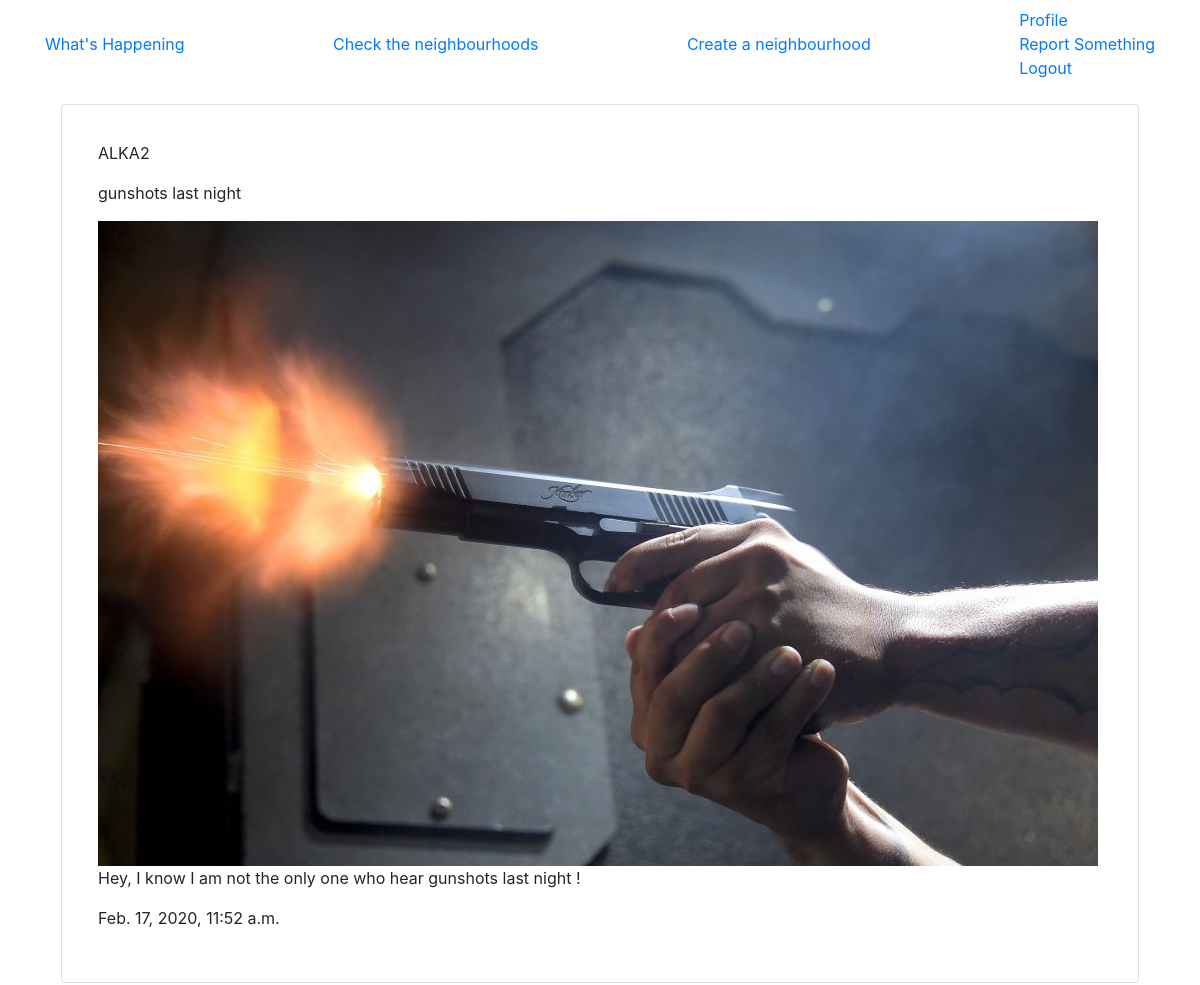
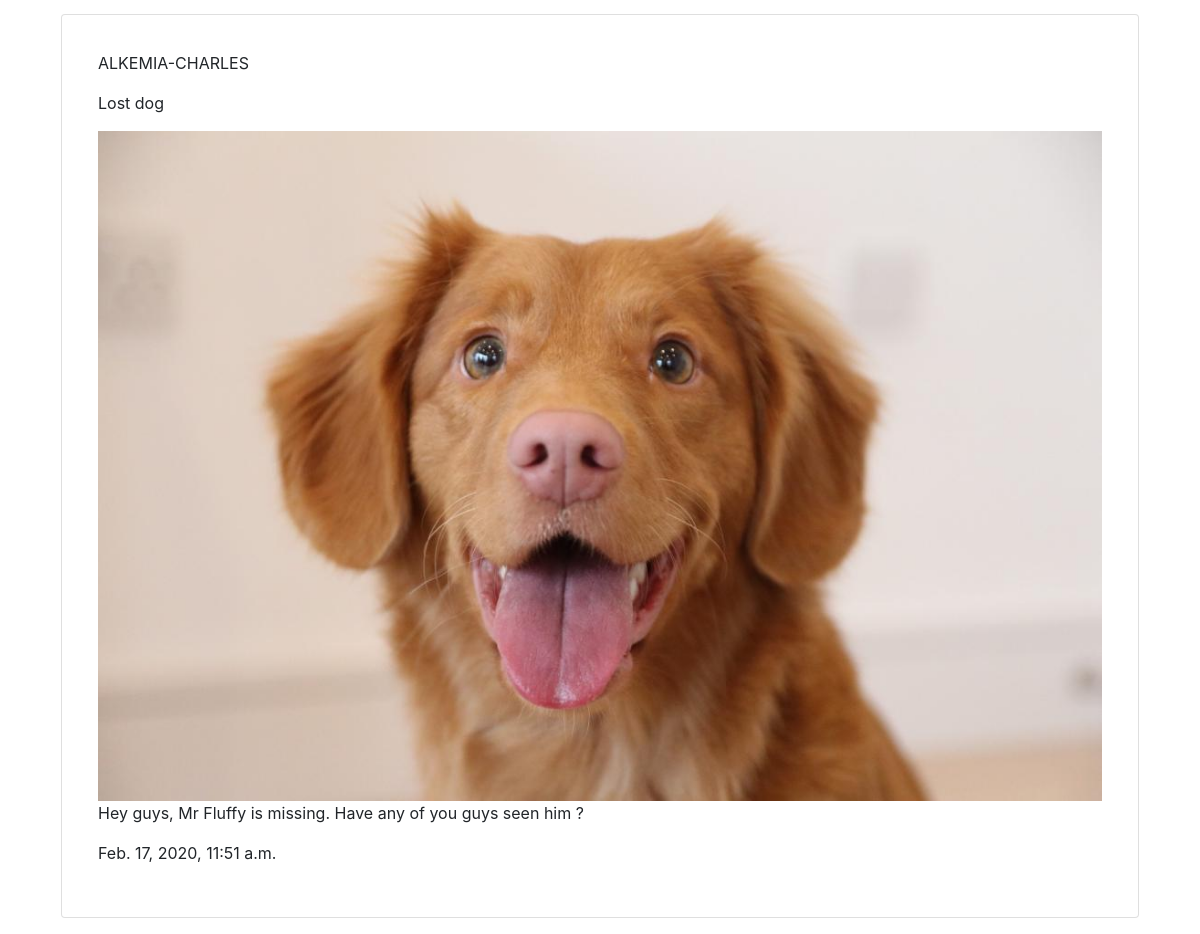
The page / (signed in) on the database its author committed (2 pictures, top to bottom).
### neighbourhoodwatch/models.py (models this page shows, shortened)
class Post(models.Model):
    image = models.ImageField(default="default.jpg", upload_to="pictures")
    title = models.CharField(max_length=70)
    message = models.TextField(max_length=200)
    post_date = models.DateTimeField(auto_now_add=True)
    masterpost = models.ForeignKey(User, on_delete=models.CASCADE, null=True)

### neighbourhoodwatch/views.py (the view)
# urls.py: url(r'^$', PostListView.as_view(), name='index'),
class PostListView(LoginRequiredMixin,ListView):
    model = Post
    template_name = "main/index.html"
    context_object_name = "posts"
    ordering =['-post_date']

### templates/main/index.html
{% extends "main/base.html" %}
{%block content%}
<div class="container">
    {% for post in posts %}
    <div class="card m-3 p-3">
        <div class="card-body">
            <p>{{post.masterpost.username}}</p>
            <p>{{post.title}}</p>
            <img src="{{post.image.url}}" class="img-fluid" />
            <p>{{post.message}}</p>
            <p>{{post.post_date}}</p>
        </div>
    </div>
    {% endfor %}
</div>
{%endblock%}

### rows shown on the page
Post: masterpost.username "ALKA2", title "gunshots last night", image (picture), message "Hey, I know I am not the only one who hear gunshots last night !", post_date "Feb. 17, 2020, 11:52 a.m."
Post: masterpost.username "ALKEMIA-CHARLES", title "Lost dog", image (picture), message "Hey guys, Mr Fluffy is missing. Have any of you guys seen him ?", post_date "Feb. 17, 2020, 11:51 a.m."
